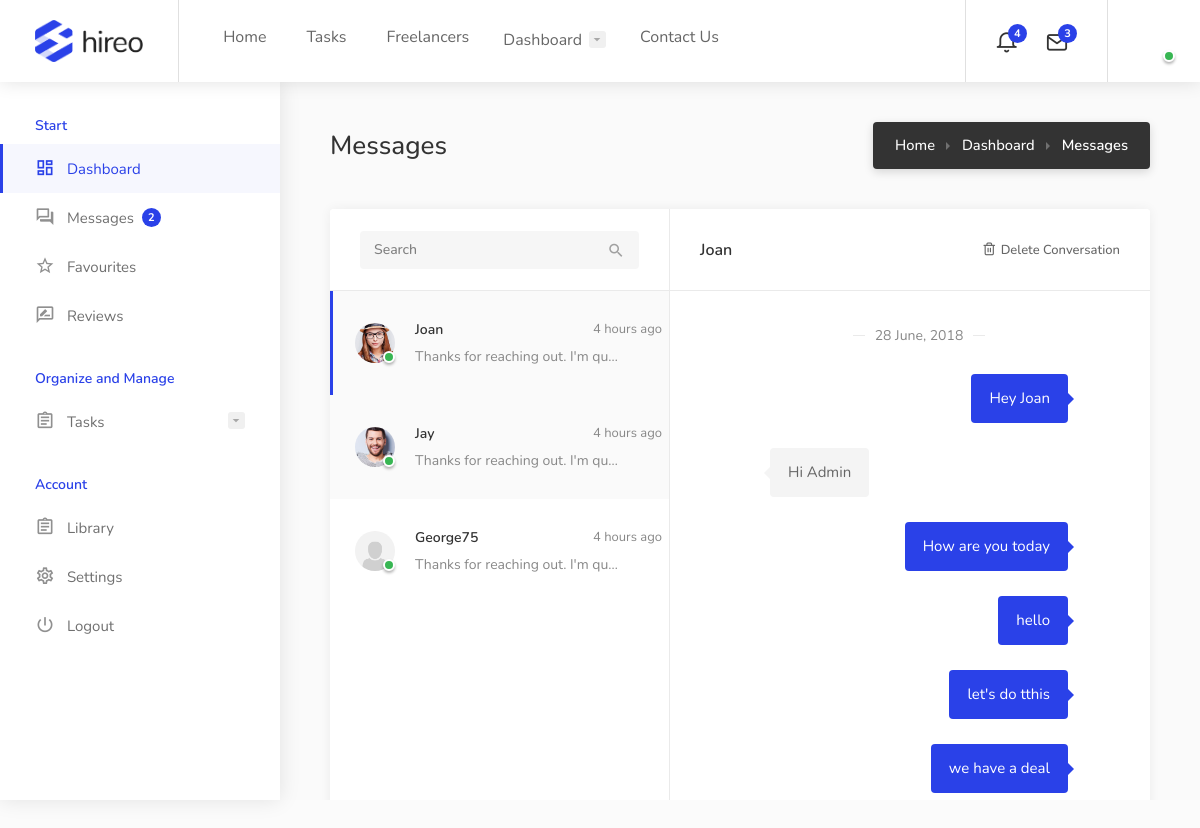
/messages/ (signed in), run on the app's committed database.
### chat/models.py (models this page shows)
class Thread(models.Model):
    first_person = models.ForeignKey(User, on_delete=models.CASCADE, null=True, blank=True, related_name='thread_first_person')
    second_person = models.ForeignKey(User, on_delete=models.CASCADE, null=True, blank=True,
                                     related_name='thread_second_person')
    updated = models.DateTimeField(auto_now=True)
    timestamp = models.DateTimeField(auto_now_add=True)
    objects = ThreadManager()
    class Meta:
        unique_together = ['first_person', 'second_person']

class ChatMessage(models.Model):
    thread = models.ForeignKey(Thread, null=True, blank=True, on_delete=models.CASCADE, related_name='chatmessage_thread')
    user = models.ForeignKey(User, on_delete=models.CASCADE)
    message = models.TextField()
    timestamp = models.DateTimeField(auto_now_add=True)

### user/models.py (models this page shows, shortened)
class Profile(models.Model):
    user = models.OneToOneField(User, on_delete=models.CASCADE)
    stripe_customer_id = models.CharField(max_length=100, blank=True, null=True)
    image = models.ImageField(default = 'default.png', upload_to='profile_pics')
    tagline = models.CharField(max_length=200,  default='Enter your tagline here')
    bio = models.TextField(max_length=1000, default='Enter your bio here')
    favourite = models.ManyToManyField(User, related_name='favorited_by', blank=True)

### chat/views.py (the view)
# urls.py: path('messages/', dashboard_messages, name='dashboard-messages'),
def dashboard_messages(request):
    threads = Thread.objects.by_user(user=request.user).prefetch_related('chatmessage_thread').order_by('timestamp')
    context = {
        'Threads': threads
    }
    return render(request, 'chat/messages.html', context)

### chat/models.py (called while the page is built)
    def by_user(self, **kwargs):
        user = kwargs.get('user')
        lookup = Q(first_person=user) | Q(second_person=user)
        qs = self.get_queryset().filter(lookup).distinct()
        return qs

### templates/chat/messages.html (shortened to what this page needs)
{% extends 'dashboard/base.html' %}
{% load static %}
{% block content %}
<div class="dashboard-headline">
	<h3>Messages</h3>
	<nav id="breadcrumbs" class="dark">
		<ul>
			<li><a href="#">Home</a></li>
			<li><a href="#">Dashboard</a></li>
			<li>Messages</li>
		</ul>
	</nav>
</div>
	<div class="messages-container margin-top-0">
		<div class="messages-container-inner">
			<div class="messages-inbox">
				<div class="messages-headline">
					<div class="input-with-icon">
							<input id="autocomplete-input" type="text" placeholder="Search">
					</div>
				</div>
				<ul class="contacts">
					{% for thread in Threads %}
					<li class=" {% if forloop.first %} active-message {% endif %} contact-li" chat-id="chat_{{ thread.id }}">
						<a href="#">
							{% if thread.first_person == user %}
							<div class="message-avatar"><i class="status-icon status-online"></i><img src="{{ thread.second_person.profile.image.url }}" alt="" /></div>
							{% else %}
							<div class="message-avatar"><i class="status-icon status-online"></i><img src="{{ thread.first_person.profile.image.url }}" alt="" /></div>
							{% endif %}
							<div class="message-by">
								<div class="message-by-headline">
									{% if thread.first_person == user %}
									<h5>{{ thread.second_person.username }}</h5>
									{% else %}
									<h5>{{ thread.first_person.username }}</h5>
									{% endif %}
									<span>4 hours ago</span>
								</div>
								<p>Thanks for reaching out. I'm quite busy right now on many</p>
							</div>
						</a>
					</li>
					{% endfor %}
				</ul>
			</div>
			<div class="message-content">
				{% for thread in Threads %}
			<div class="message-content {% if forloop.first %} hide is_active {% else %} hide  {% endif %}" chat-id="chat_{{ thread.id }}" other-user-id="
			{% if thread.first_person == user %}
				{{ thread.second_person.id }}
			{% else %}
				{{ thread.first_person.id }}
			{% endif %}">
				<div class="messages-headline">
					{% if thread.first_person == user %}
					<h4>{{ thread.second_person.username }}</h4>
					{% else %}
					<h4>{{ thread.first_person.username }}</h4>
					{% endif %}
					<a href="#" class="message-action"><i class="icon-feather-trash-2"></i> Delete Conversation</a>
				</div>
				<div class="message-content-inner">
						<div class="message-time-sign">
							<span>28 June, 2018</span>
						</div>
						{% for chat in thread.chatmessage_thread.all %}
						{% if chat.user == user %}
						<div class="message-bubble me">
							<div class="message-bubble-inner">
								<div class="message-text"><p>{{ chat.message }}</p></div>
							</div>
							<div class="clearfix"></div>
						</div>
						{% else %}
						<div class="message-bubble">
							<div class="message-bubble-inner">
								<div class="message-text"><p>{{ chat.message }}</p></div>
							</div>
							<div class="clearfix"></div>
						</div>
						{% endif %}
						{% endfor %}
				</div>
			</div>
			{% endfor %}
			</div>
		</div>
</div>
{% endblock content %}

### templates/dashboard/base.html (shortened to what this page needs)
{% load static %}
<!doctype html>
<html lang="en">
<head>
<link rel="stylesheet" href="{% static 'css/style.css' %}">
<link rel="stylesheet" href="{% static 'css/colors/blue.css' %}">
</head>
<body class="gray">
<div id="wrapper">
<header id="header-container" class="fullwidth dashboard-header not-sticky">
{% include 'navbar.html' %}
</header>
<div class="dashboard-container">
	<div class="dashboard-sidebar">
		<div class="dashboard-sidebar-inner" data-simplebar>
			<div class="dashboard-nav-container">
				{% include 'dashboard/navigation.html' %}
			</div>
		</div>
	</div>
	<div class="dashboard-content-container" data-simplebar>
		<div class="dashboard-content-inner" >
			{% block content %}{% endblock content %}
		</div>
	</div>
</div>
</div>
</body>
</html>

### templates/navbar.html (shortened to what this page needs)
{% load static %}
<div id="header">
    <div class="container">
        <div class="left-side">
            <div id="logo">
                <a href="{% url 'job:home' %}"><img src="{% static 'images/logo.png' %}" alt=""></a>
            </div>
            <nav id="navigation">
                <ul id="responsive">
                    <li><a href="{% url 'job:home' %}">Home</a>
                    </li>
                    <li><a href="{% url 'job:job-list' %}">Tasks</a></li>
                    <li><a href="{% url 'job:freelancer' %}">Freelancers</a></li>
                    {% if user.is_authenticated %}
                <li><a href="#">Dashboard</a>
                </li>
                {% endif %}
                <li><a href="{% url 'job:contact' %}">Contact Us</a></li>
                </ul>
            </nav>
        </div>
    {% if user.is_authenticated %}
    <div class="right-side">
        <div class="header-widget hide-on-mobile">
            <div class="header-notifications">
                <div class="header-notifications-trigger">
                    <a href="#"><i class="icon-feather-bell"></i><span>4</span></a>
                </div>
            </div>
            <div class="header-notifications">
                <div class="header-notifications-trigger">
                    <a href="#"><i class="icon-feather-mail"></i><span>3</span></a>
                </div>
            </div>
        </div>
        <div class="header-widget">
            <div class="header-notifications user-menu">
                <div class="header-notifications-trigger">
                    <a href="#"><div class="user-avatar status-online"><img src="{{ user.profile.image.url }}" alt=""></div></a>
                </div>
            </div>
        </div>
    </div>
    {% endif %}
    </div>
</div>

### templates/dashboard/navigation.html (shortened to what this page needs)
<div class="dashboard-nav">
    <div class="dashboard-nav-inner">
        <ul data-submenu-title="Start">
            <li class="active"><a href="{% url 'dashboard' %}"><i class="icon-material-outline-dashboard"></i> Dashboard</a></li>
            <li><a href="{% url 'dashboard-messages' %}"><i class="icon-material-outline-question-answer"></i> Messages <span class="nav-tag">2</span></a></li>
            <li><a href="{% url 'dashboard-favourites' %}"><i class="icon-material-outline-star-border"></i> Favourites</a></li>
            <li><a href="{% url 'reviews' %}"><i class="icon-material-outline-rate-review"></i> Reviews</a></li>
        </ul>
        <ul data-submenu-title="Organize and Manage">
            <li><a href="#"><i class="icon-material-outline-assignment"></i> Tasks</a>
            </li>
        </ul>
        <ul data-submenu-title="Account">
            <li><a href="{% url 'library' %}"><i class="icon-material-outline-assignment"></i> Library</a></li>
            <li><a href="{% url 'profile-update' %}"><i class="icon-material-outline-settings"></i> Settings</a></li>
            <li><a href="{% url 'account_logout' %}"><i class="icon-material-outline-power-settings-new"></i> Logout</a></li>
        </ul>
    </div>
</div>

### templates/dashboard/scripts.html (shortened to what this page needs)
{% load static %}

### static/css/colors/blue.css (style rules this page uses)
.message-bubble.me .message-text:before { border-left:6px solid #2a41e8; }
a, .header-widget .log-in-button:hover i, .notification-text span.color, .header-notifications-content .notification-text span.color, ul.user-menu-small-nav li a:hover, ul.user-menu-small-nav li a:hover i, #navigation ul li:hover a:after, #navigation ul li a.current, #navigation ul li a.current:after, #navigation ul li:hover a, #breadcrumbs ul li a:hover, #breadcrumbs.white ul li a:hover, .single-page-header .header-details li a:hover, .blog-post-content h3 a:hover, #posts-nav li a:hover, .task-tags span, .freelancer-detail-item a:hover, .list-4 li:before, .list-3 li:before, .list-2 li:before, .list-1 li:before, .share-buttons-content span strong, .keyword, .banner-headline strong.color, .category-box-icon, .recommended .pricing-plan-label, .recommended .pricing-plan-label strong, .boxed-widget.summary li.total-costs span, .testimonial-box:before, .single-counter h3, .popup-tabs-nav li.active a, .dialog-with-tabs .forgot-password:hover, .dropdown-menu > li > a:hover, .dropdown-menu > .active > a, .dropdown-menu > .active > a:hover, .bootstrap-select .dropdown-menu li.selected a span.check-mark:before, .bootstrap-select .dropdown-menu li.selected:hover a span.check-mark:before, .boxed-list-headline h3 i, .boxed-list-item .item-details .detail-item a:hover, .job-overview .job-overview-inner ul li i, .dashboard-nav ul:before, .dashboard-nav ul li.active-submenu a i, .dashboard-nav ul li.active a i, .dashboard-nav ul li:hover a i, .dashboard-nav ul li.active-submenu a, .dashboard-nav ul li:hover a, .dashboard-nav ul li.active a, .dashboard-nav ul li.active-submenu a:after, .dashboard-nav ul li.active a:after, .dashboard-nav ul li:hover a:after, .dashboard-box .headline h3 i, .help-icon, .header-widget .log-in-button:hover, .header-widget .log-in-button:hover i { color:#2a41e8; }
#backtotop a, .header-notifications-trigger span, a.header-notifications-button, #navigation ul ul.dropdown-nav ul.dropdown-nav li:hover a:after, #navigation ul ul.dropdown-nav li:hover a:after, .mm-menu em.mm-counter, .language-switcher.bootstrap-select.btn-group.open button, .language-switcher.bootstrap-select.btn-group button:hover, .footer-links ul li a span:before, .newsletter button, .pagination ul li a.current-page, a.blog-post-info:hover, #posts-nav li a:hover span, .comment-by a.reply:hover, .contact-address-headline:after, .enable-filters-button span, .enable-filters-button i, .job-listing.with-apply-button:hover .list-apply-button, .letters-list a.current, span.button, button.button, input[type="button"], input[type="submit"], a.button, .list-1 li:before, mark.color, table.basic-table th, .copy-url .copy-url-button, .keyword-input-container .keyword-input-button, .tags-container input[type="checkbox"]:checked + label, input:checked + .switch-button, .radio input[type="radio"] + label .radio-label:after, .uploadButton .uploadButton-button:hover, .pricing-plan .button:hover, .pricing-plan.recommended .button, .pricing-plan .recommended-badge, .payment-tab-trigger > input:checked ~ label::after, .breathing-icon, .icon-box-check, .testimonial-author span, .qtyInc:hover, .qtyDec:hover, #sign-in-dialog .mfp-close:hover, #small-dialog-1 .mfp-close:hover, #small-dialog-2 .mfp-close:hover, #small-dialog-3 .mfp-close:hover, #small-dialog-4 .mfp-close:hover, #small-dialog .mfp-close:hover, .slider-selection, .cluster-visible, .marker-container, .custom-zoom-in:hover, .custom-zoom-out:hover, #geoLocation:hover, #streetView:hover, #scrollEnabling:hover, #scrollEnabling.enabled, a.apply-now-button, a.attachment-box:hover, .freelancer-indicators .indicator-bar span, .dashboard-nav ul li span.nav-tag, .dashboard-box .button.dark:not(.ico):hover, .messages-inbox ul li:before, .message-by h5 i, .message-bubble.me .message-text { background-color:#2a41e8; }
.payment-tab-trigger > input:checked ~ label::before, .dashboard-nav ul li.active-submenu, .dashboard-nav ul li.active, .dashboard-nav ul li:hover { border-color:#2a41e8; }
.dashboard-nav ul li.active-submenu, .dashboard-nav ul li.active, .dashboard-nav ul li:hover { background-color: rgba(42,65,232,0.04); }
.dashboard-nav ul li.active-submenu a:after, .dashboard-nav ul li.active a:after, .dashboard-nav ul li:hover a:after { background: rgba(42,65,232,0.13); }

### templates/chat/messages.html (style rules this page uses)
.message-content.is_active { display: block !important; }
.message-content.hide { display: none; }

### data on the page
Thread: second_person.profile.image (picture), second_person.username "Joan"
Thread: second_person.profile.image (picture), second_person.username "Jay"
Thread: second_person.profile.image (placeholder picture), second_person.username "George75"
ChatMessage: message "Hey Joan"
ChatMessage: message "Hi Admin"
ChatMessage: message "How are you today"
ChatMessage: message "hello"
ChatMessage: message "let's do tthis"
ChatMessage: message "we have a deal"
